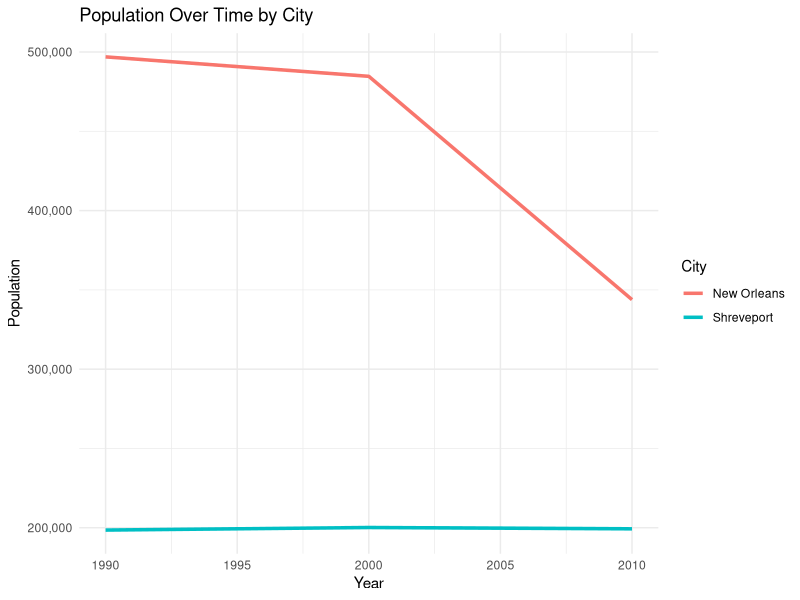

Recreate this plot in R.
#Exercise 11
#Michael Manolakis - Econ 256 Data Vis - CRN 86179
#4 April 2025

#Load necessary library
library(tidyverse)

if (Sys.info()['sysname'] == "Windows") {
  if (Sys.info()['nodename'] == "DegreeLaptop" || Sys.getenv('USERNAME') == "Degree Laptop") { 
    setwd("C:/Users/Degree Laptop/Desktop/Spring 2025/3 - Econ 256 (Data Vis)/exercise11")} 
  else if (Sys.info()['nodename'] == "Michael" || Sys.getenv('USERNAME') == "Michael") { 
    setwd("C:/Users/Michael/Desktop/Spring 2025/3 - Econ 256/R Studio Files/Econ256/exercise11")}
} else if (Sys.info()['sysname'] == "Linux") {
  setwd("~/Desktop/R Files/Econ256/exercise11")
} else if (Sys.info()['sysname'] == "Darwin") {
  setwd("~/Desktop/Spring 2025/3 - Econ 256")}
#Last line above is for macOS


# Load and create variables
pop <- read_csv("populations.csv") %>%
  mutate(
    neworleans = ifelse(city == "New Orleans", 1, 0),
    poststorm = ifelse(year > 2005, 1, 0),
    interaction = neworleans * poststorm)

#Run Difference-in-Differences regression & view regression summary
summary(lm(population ~ neworleans + poststorm + interaction, data = pop))

#What is your estimate of how many people left New Orleans because of Katrina?
#The Estimate of people that left New Orleans is about 147,000 people

#Graph population over time by city
ggplot(data = pop, aes(x = year, y = population, color = city))+
  geom_line(size = 1.2)+
  labs(title = "Population Over Time by City",
       x = "Year", y = "Population", color = "City")+
  scale_y_continuous(labels = scales::comma)+
  theme_minimal()

#Using ggplot, create a graph that shows population over time, with one line for
#each city. Is the parallel trend assumption reasonable here?
#The trend is not parallel, as the population of New Orleans lowered when 
#compared to Shreveport.